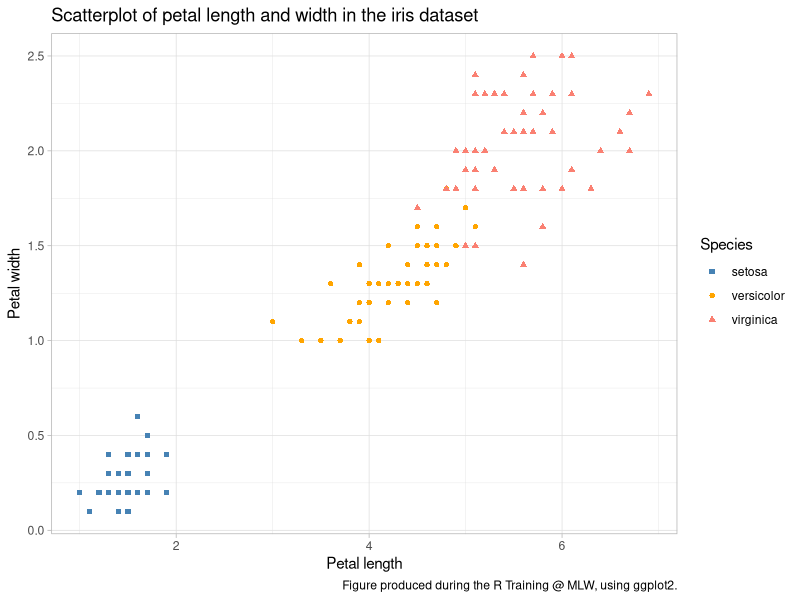
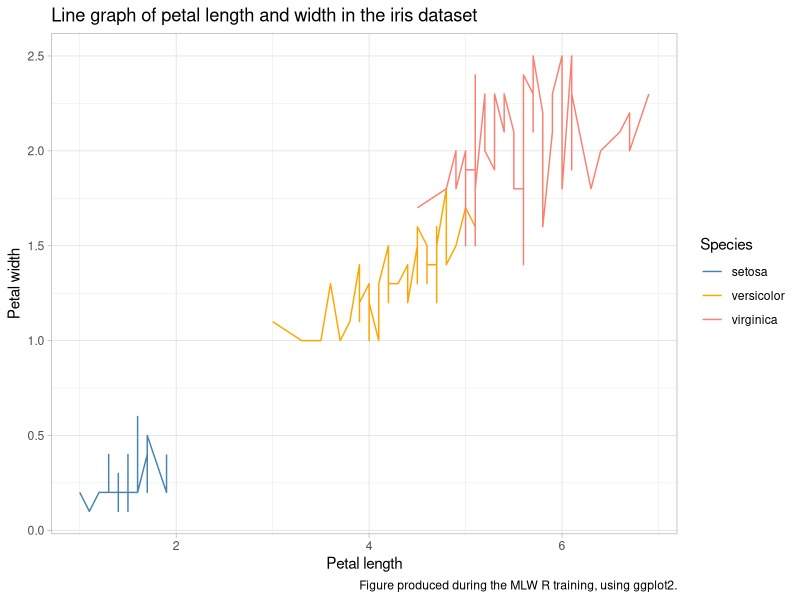
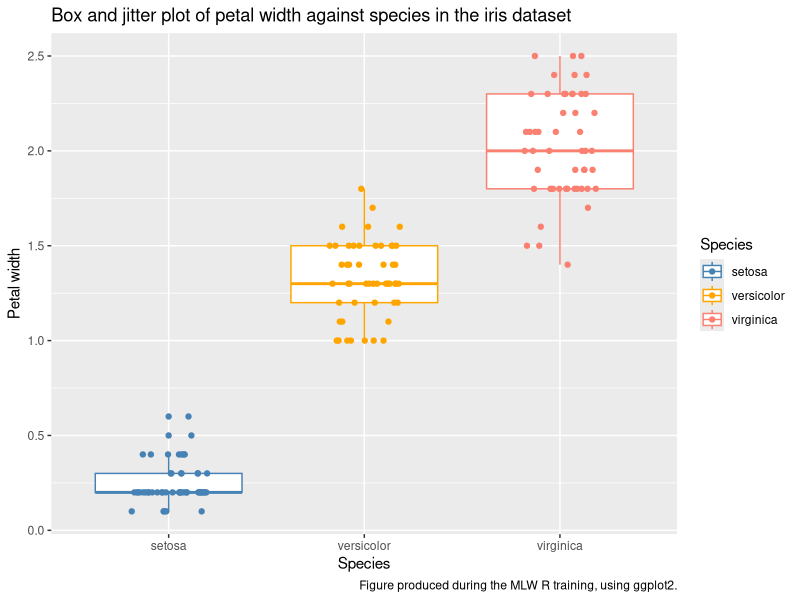
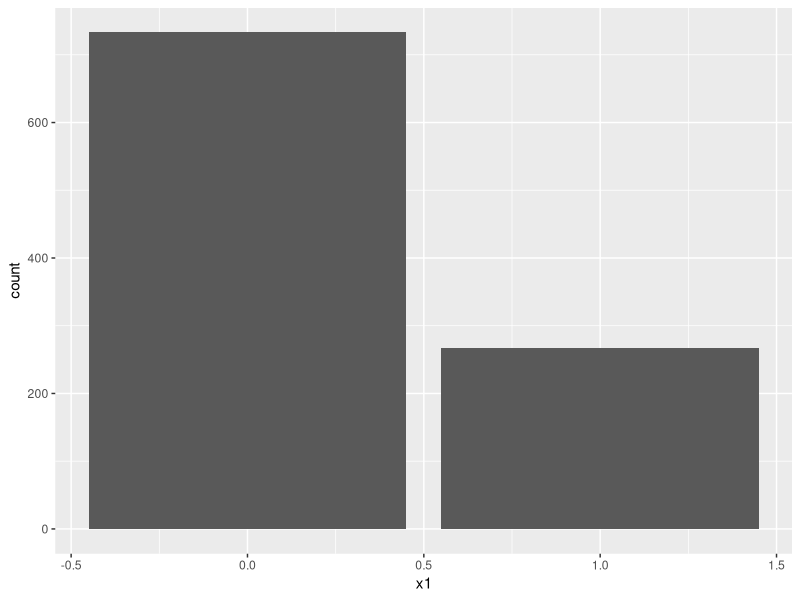
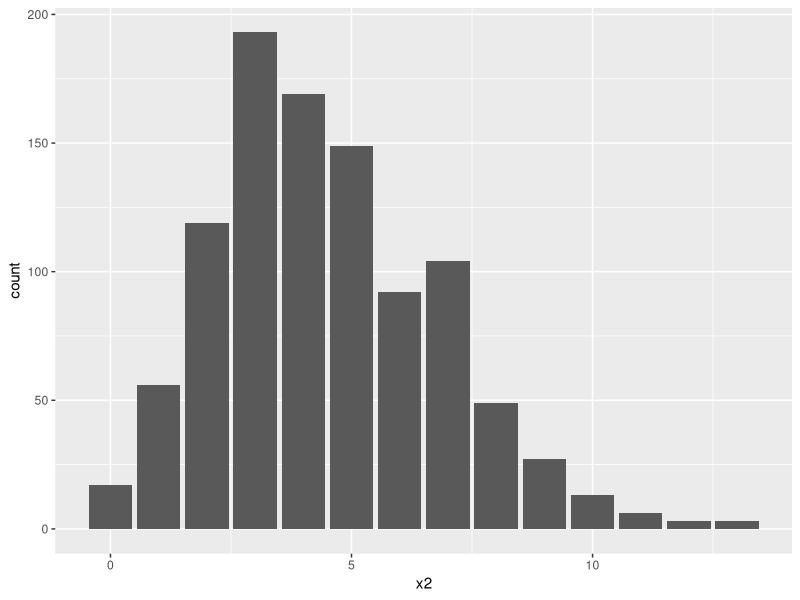
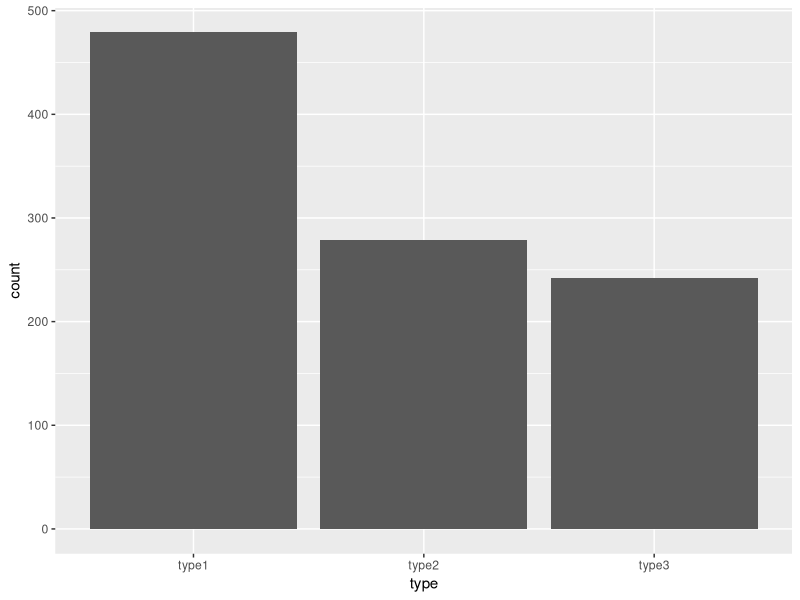
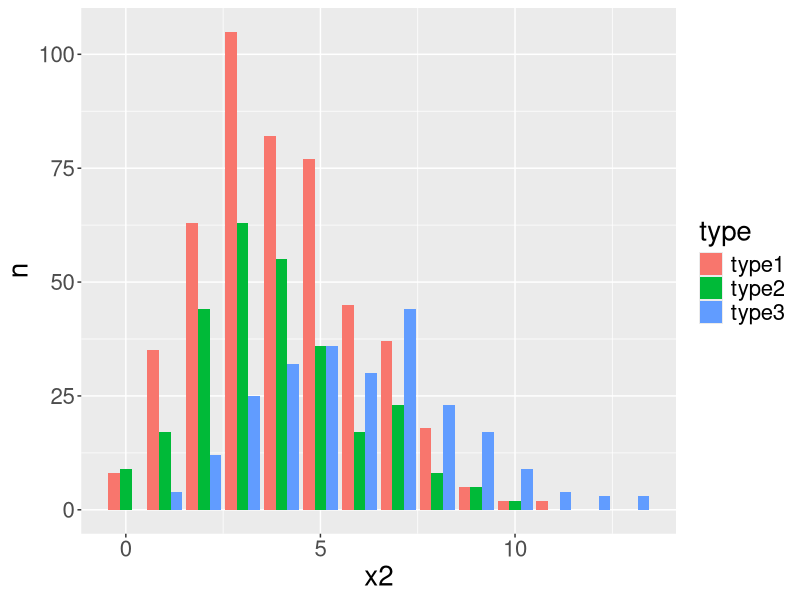
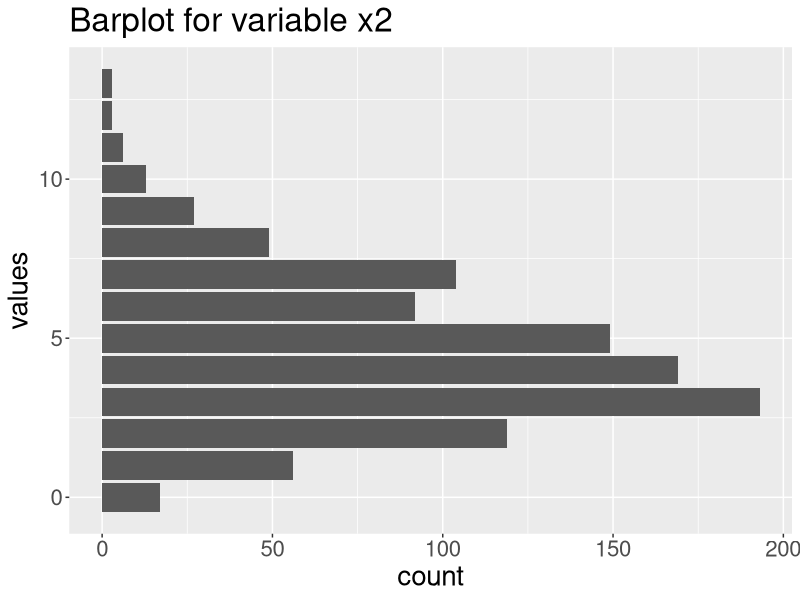

These charts were generated, in order, by the following R code:
library(tidyverse)
iris %>%
  
  # Scatter plot
  ggplot(mapping=aes(x=Petal.Length, y=Petal.Width, col=Species, pch=Species)) +
  geom_point() +
  scale_colour_manual(values=c("steelblue","orange","salmon"), name="Species") +
  scale_shape_manual(values=15:17, name="Species") +
  xlab("Petal length") +
  ylab("Petal width") +
  labs(title="Scatterplot of petal length and width in the iris dataset",caption="Figure produced during the R Training @ MLW, using ggplot2.") +
  theme_light()  

#pch = plot character
#col = color

# Line graphs
iris %>%  
  ggplot(mapping=aes(x=Petal.Length,y=Petal.Width,col=Species,pch=Species)) +
  geom_line() +
  scale_colour_manual(values=c("steelblue","orange","salmon"),name="Species") +
  scale_shape_manual(values=15:17,name="Species") +
  xlab("Petal length") +
  ylab("Petal width") +
  labs(title="Line graph of petal length and width in the iris dataset",caption="Figure produced during the MLW R training, using ggplot2.") +
  theme_light()


# Box and jitter plot
iris %>%  
  ggplot(mapping=aes(x=Species,y=Petal.Width,col=Species)) +
  geom_boxplot() +
  geom_jitter(height=0,width=0.2) +
  scale_colour_manual(values=c("steelblue","orange","salmon")) +
  scale_fill_manual(values=c("steelblue","orange","salmon")) +
  xlab("Species") +  
  ylab("Petal width") +
  labs(title="Box and jitter plot of petal width against species in the iris dataset",caption="Figure produced during the MLW R training, using ggplot2.")

# Generate some data
typesTmp<- paste(sep="","type",1:3)
type<-factor(sample(typesTmp,
                    size=1000,
                    replace=T,
                    prob=c(0.45,0.3,0.25)))
x1<-rbinom(1000,size=1,prob=0.25)
#n = number of observations
# size = number of trials

x2<-rpois(n=1000,lambda=ifelse(type=="type3",6,4))


dat<-data.frame(type,x1,x2) %>%
  mutate(x3=ifelse(type=="type1",
                   rnorm(sum(type=="type1"),mean=-2),
                   ifelse(type=="type2",
                          rnorm(sum(type=="type2"),mean=2),
                          runif(sum(type=="type3"))
                          )
                   )
         ) %>%
  mutate(x4=rnorm(n(),mean=x3))

# Bar plot
ggplot(data=dat,mapping=aes(x=x1)) +
  geom_bar()

ggplot(data=dat,mapping=aes(x=x2)) +
  geom_bar()

ggplot(data=dat,mapping=aes(x=type)) +
  geom_bar()

dat %>%
  count(type,x2) %>%
  complete(type,x2,fill=list(n=0)) %>%
  ggplot(mapping=aes(fill=type,y=n,x=x2)) +
  geom_bar(position="dodge",stat="identity") +
  theme(text = element_text(size=20))

#Changing a few things on the plot
ggplot(data=dat,mapping=aes(x=x2)) + 
  geom_bar() +
  coord_flip() +
  ggtitle("Barplot for variable x2") +
  xlab("values") +
  ylab("count") +
  theme(text = element_text(size=20))

# Flipping using polar
ggplot(data=dat,mapping=aes(x=x2)) +
  geom_bar() + coord_polar(start=0) + theme_minimal() +
  theme(
    axis.text = element_blank(),
             axis.title = element_blank(),
    panel.grid = element_blank(),
    plot.margin = unit(rep(-2,4), "cm") # removing unnecessary margins
    ) +
  ylim(-100,250) # dtermines size of the inner radius
                                         
# Pie chart
ggplot(dat, mapping=aes(x=factor(1), fill=factor(type))) +
  geom_bar(width = 1) +
  coord_polar("y") + 
  xlab("") +
  theme_void()


# Histograms
ggplot(data=dat,mapping=aes(x=x3)) +
  geom_histogram()
## `stat_bin()` using `bins = 30`. Pick better value with `binwidth`.


ggplot(data=dat,mapping=aes(x=x3)) +
  geom_histogram(binwidth=0.1)

ggplot(data=dat,mapping=aes(x=x3,stat(density))) +
  geom_histogram(binwidth=0.15)

ggplot(data=dat,mapping=aes(x=x3,stat(density))) +
  geom_histogram(binwidth=0.15) +
  coord_cartesian(xlim = c(-10, 10)) +
  ggtitle("Histogram") +
  theme_light() +
  theme(text=element_text(size=24))

# Adding kernel density
ggplot(data=dat,mapping=aes(x=x3,stat(density))) +
  geom_histogram(binwidth=0.15) +
  geom_density(bw="SJ",col="blue",lwd=1)

# Stratifying by a variable
ggplot(data=dat,mapping=aes(x=x3,fill=type)) +
  geom_histogram(binwidth=0.15,position="dodge")

ggplot(data=dat,mapping=aes(x=x3,fill=type)) +
  geom_histogram(binwidth=0.15,position="dodge") +
  scale_fill_manual(values=c("steelblue","orange","salmon"))

# Covariation figures
ggplot(data=dat,mapping=aes(x=type,y=x3)) +
  geom_boxplot()

ggplot(data=dat,mapping=aes(x=type,y=x3)) +
  geom_boxplot() +
  geom_jitter(width=0.25,height=0,alpha=0.3)

ggplot(data=dat,mapping=aes(x=type,y=x3)) +
  geom_boxplot() +
  coord_flip()

# Violine plots
ggplot(data=dat,mapping=aes(x=type,y=x3,fill=type)) +
  geom_violin() +
  geom_boxplot(width=0.05, fill="white")

# scatter plot
ggplot(data=dat,mapping=aes(x=x3,y=x4)) +
  geom_point()


ggplot(data=dat,mapping=aes(x=x3,y=x4,col=type)) +
  geom_point() +
  geom_smooth() +
  scale_colour_manual(values=c("steelblue","salmon","orange"),
                      name="Type") +
  xlab("Variable x3") +
  ylab("Variable x4") +
  ggtitle("A covariation plot.") +
  theme_light() +
  theme(text=element_text(size=14))
## `geom_smooth()` using method = 'loess' and formula 'y ~ x'


# beaver
beaver<-rbind(beaver1[beaver1$day==346,],beaver2[beaver2$day==307,])
beaver<-data.frame(
  name=c(rep("beaver1",sum(beaver1$day==346)),
         rep("beaver2",sum(beaver2$day==307))),beaver)

# Line graph
beaver %>%
  filter(name=="beaver1") %>%
  ggplot(mapping=aes(x=time,y=temp)) +
  geom_line()

ggplot(data=beaver,mapping=aes(x=time,y=temp,colour=name)) +
  geom_line(lwd=1.5) # the lwd parameter sets the line width

# heat maps - covariation in 3 variables
dens<-function(x,y){
  return(
    0.35*dnorm(x)*dnorm(y,sd=1.5) + 
      0.65*dnorm(x,mean=2,sd=2)*dnorm(y,mean=3)
    )
  }
x<-seq(-2.5,6.5,by=0.05)
y<-seq(-3,5.5,by=0.05)
densSurf<-expand.grid(x=x,y=y) %>%
  mutate(dens=dens(x,y))

densSurf %>%
  ggplot(mapping=aes(x=x,y=y,fill=dens)) +
  geom_tile(width=0.05,height=0.05)

clrs<-colorRampPalette(c("blue","red","orange","yellow","white"))
densSurf %>%
  ggplot(mapping=aes(x=x,y=y,fill=dens)) +
  geom_tile(width=0.05,height=0.05) +
  scale_fill_gradientn(colours = clrs(200),name="probability density") +
  theme_minimal()

# contour plots
ggplot(data=densSurf,mapping=aes(x=x,y=y,z=dens)) +
  geom_contour()

# combining heat maps and contour plots
densSurf %>%
  ggplot(mapping=aes(x=x,y=y,fill=dens,z=dens)) +
  geom_tile(width=0.05,height=0.05) +
  geom_contour(col="darkgrey",lwd=0.35,alpha=0.75) +
  scale_fill_gradientn(colours = clrs(200),name="probability density") +
  theme_minimal()

library(gridExtra)
g1<-ggplot(data=dat,mapping=aes(x=type,y=x3)) +
  geom_boxplot() +
  geom_jitter(width=0.25,height=0,alpha=0.3) +
  xlab("") +
  ylab("Variable x3") +
  ggtitle("A box & jitter plot.") +
  theme_minimal()

g2<-ggplot(data=dat,mapping=aes(x=x3,y=x4,col=type)) +
  geom_point() +
  geom_smooth() +
  scale_colour_manual(values=c("steelblue","salmon","orange"),
                      name="Type") +
  xlab("Variable x3") +
  ylab("Variable x4") +
  ggtitle("A covariation plot.") +
  theme_light() +
  theme(text=element_text(size=14))

grid.arrange(g1,g2,nrow=1)
## `geom_smooth()` using method = 'loess' and formula 'y ~ x'

iris %>%
  ggplot(mapping=aes(x=Petal.Length,y=Petal.Width)) +
  geom_point() +
  facet_wrap(~Species)

# saving graphs
ggsave(g1,filename="myplot.png",width=16,height=9,units="cm",dpi=450)

pdf(width=16,height=9,file="myfile.pdf") # opens the device; pdf will produce vector graphics
# plotting code here
dev.off() # closes the device

png(width=16,height=9,units="in",res=450) # raster graphics
# plotting code heredev.off()






